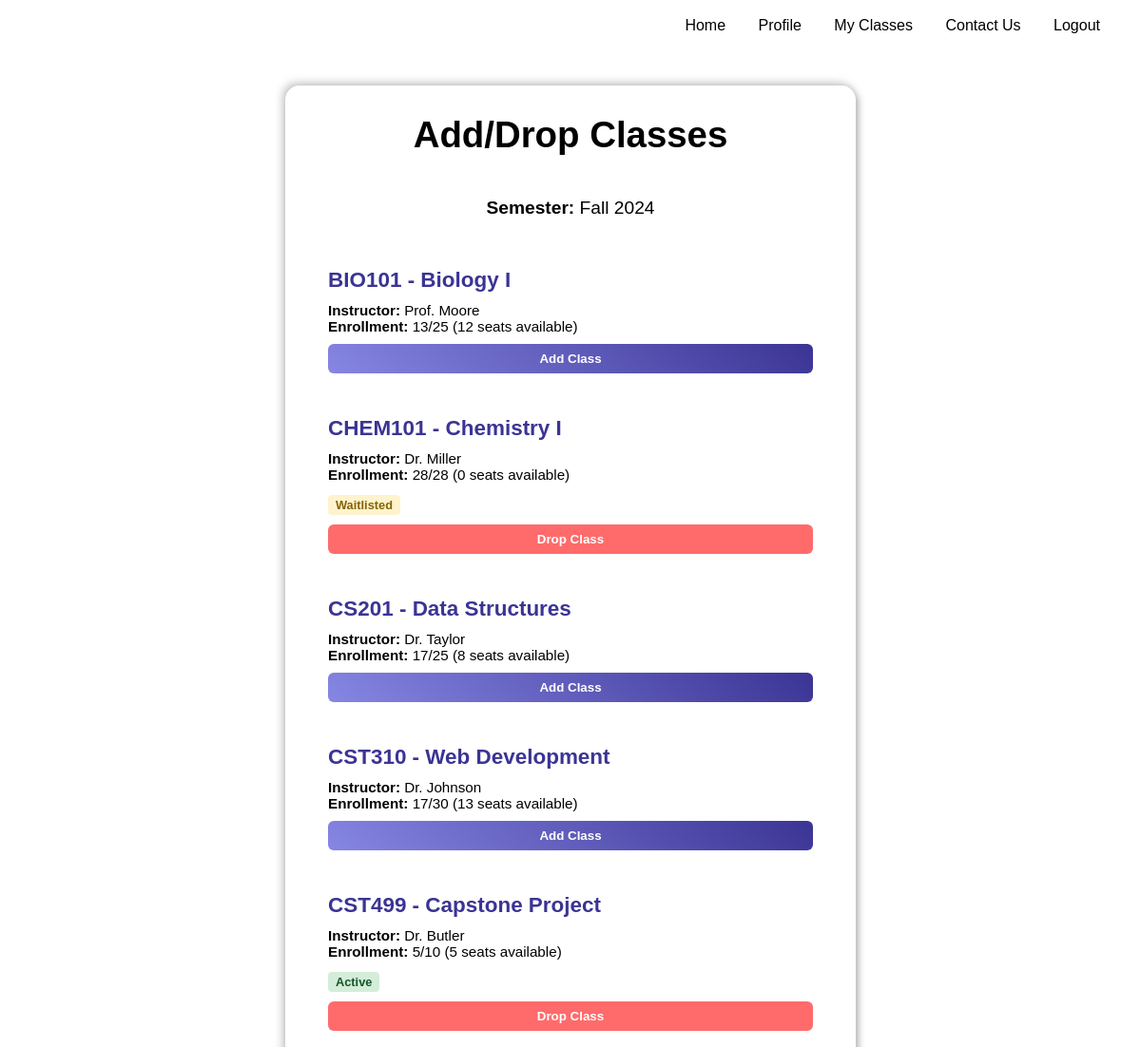
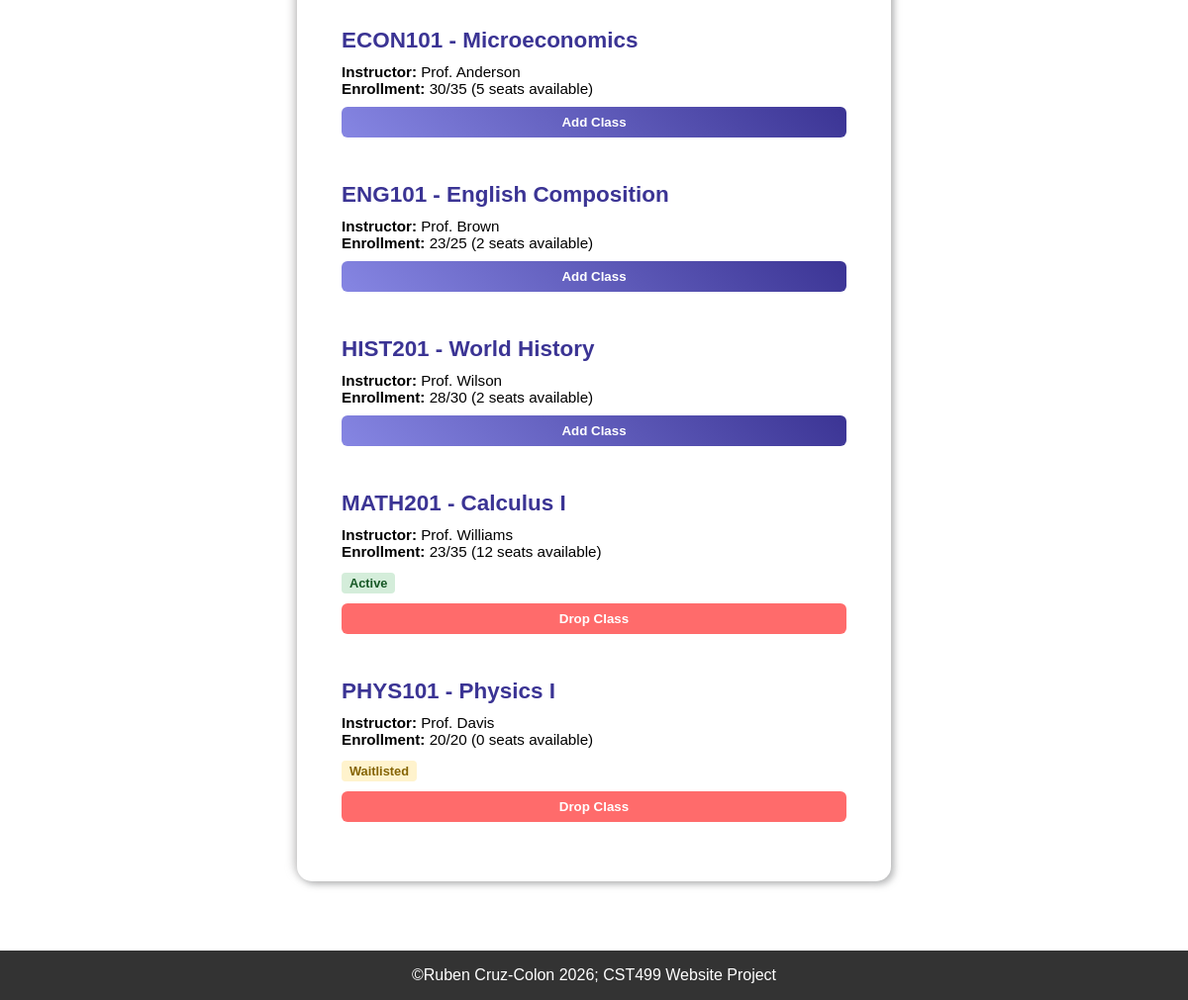
The app's page /pages/add_drop_classes.php (signed in) with its own data (2 pictures, top to bottom).
### tables this page shows
CREATE TABLE `classes` (
  `id` int(11) NOT NULL,
  `class_code` varchar(10) NOT NULL,
  `class_name` varchar(100) NOT NULL,
  `instructor_name` varchar(100) DEFAULT NULL,
  `capacity` int(11) DEFAULT NULL,
  `enrolled_count` int(11) DEFAULT 0,
  `semester` varchar(20) DEFAULT NULL
);

### pages/add_drop_classes.php (the view, shortened to what this page needs)
<?php
require __DIR__ . '/../config/connect.php';
$userID = $_SESSION['userID'];
try {
    $classStmt = $conn->prepare(
        'SELECT id, class_code, class_name, instructor_name, capacity, enrolled_count
         FROM classes
         WHERE semester = :semester
         ORDER BY class_code ASC'
    );
    $classStmt->execute([
        ':semester' => 'Fall 2024'
    ]);
    $all_classes = $classStmt->fetchAll(PDO::FETCH_ASSOC);
    $enrolledStmt = $conn->prepare(
        'SELECT class_id, status
         FROM enrollments
         WHERE user_id = :user_id'
    );
    $enrolledStmt->execute([
        ':user_id' => $userID
    ]);
    $enrolled_data = $enrolledStmt->fetchAll(PDO::FETCH_ASSOC);
    $enrolled_classes = [];
    foreach ($enrolled_data as $enrollment) {
        $enrolled_classes[$enrollment['class_id']] = $enrollment['status'];
    }
} catch (PDOException $e) {
    error_log($e->getMessage());
    echo 'A database error occurred.';
    exit;
}
?>
<!DOCTYPE html>
<html lang="en">
<head>
    <link rel="stylesheet" href="styles/styles.css">
</head>
<body>
    <div class="nav_header">
        <div class="nav">
            <a href="index.php">Home</a>
            <a href="profile.php">Profile</a>
            <a href="view_classes.php">My Classes</a>
            <a href="contact.php">Contact Us</a>
            <a href="../function/logout.php">Logout</a>
        </div>
    </div>
    <div class="main">
        <h1>Add/Drop Classes</h1>
        <br><br>
        <p><strong>Semester:</strong> Fall 2024</p>
        <br>
        <?php foreach ($all_classes as $class): ?>
            <?php
            $class_id = $class['id'];
            $is_enrolled = isset($enrolled_classes[$class_id]);
            $enrollment_status = $enrolled_classes[$class_id] ?? null;
            $seats_available = $class['capacity'] - $class['enrolled_count'];
            $is_full = $seats_available <= 0;
            ?>
            <div class="class-box">
                <h3><?= htmlspecialchars($class['class_code']) ?> - <?= htmlspecialchars($class['class_name']) ?></h3>
                <p>
                    <strong>Instructor:</strong> <?= htmlspecialchars($class['instructor_name']) ?><br>
                    <strong>Enrollment:</strong> <?= $class['enrolled_count'] ?>/<?= $class['capacity'] ?> (<?= $seats_available ?> seats available)
                </p>
                <?php if ($is_enrolled): ?>
                    <div class="status-badge status-<?= $enrollment_status ?>">
                        <?= ucfirst($enrollment_status) ?>
                    </div>
                <?php endif; ?>
                <div class="class-actions">
                    <?php if (!$is_enrolled): ?>
                        <form action="../function/_add_drop_handler.php" method="POST">
                            <button type="submit" class="btn-add" <?php if ($is_full): ?> title="Class is full. Join waitlist?"<?php endif; ?>>
                                <?php if ($is_full): ?>
                                    Join Waitlist
                                <?php else: ?>
                                    Add Class
                                <?php endif; ?>
                            </button>
                        </form>
                    <?php else: ?>
                        <form action="../function/_add_drop_handler.php" method="POST">
                            <button type="submit" class="btn-drop">Drop Class</button>
                        </form>
                    <?php endif; ?>
                </div>
            </div>
        <?php endforeach; ?>
    </div>
    <div class="footer">
        <p>©Ruben Cruz-Colon 2026; CST499 Website Project</p>
    </div>
</body>
</html>

### pages/styles/styles.css (style rules this page uses)
* { margin: 0; padding: 0; box-sizing: border-box; }
body { min-height: 100vh; width: 100%; font-family: Arial, sans-serif; background-image: url("https://wallpaperaccess.com/full/1414826.jpg"); background-size: cover; background-position: center; background-repeat: no-repeat; background-attachment: fixed; padding-top: 70px; padding-bottom: 100px; }
.main { width: 90%; max-width: 600px; margin: 20px auto; padding: 30px; background: rgba(255, 255, 255, 0.25); border-radius: 15px; backdrop-filter: blur(5px); box-shadow: -3px -3px 9px #aaa9a9a2, 3px 3px 7px rgba(147, 149, 151, 0.671); text-align: center; font-size: 1.2rem; color: black; }
.nav_header { position: fixed; top: 0; right: 0; background: rgba(255, 255, 255, 0.9); padding: 10px 20px; border-radius: 0 0 0 8px; z-index: 1000; }
.nav { padding: 0.5rem; text-align: center; }
.nav a { color: black; margin: 0 15px; text-decoration: none; }
::placeholder { color: black; }
button { margin: 10px; width: 100%; padding: 10px; border: none; border-radius: 8px; background: linear-gradient(45deg, #8686e3, #3b3494); color: #fff; font-weight: bold; cursor: pointer; }
.footer { text-align: center; position: fixed; left: 0; bottom: 0; width: 100%; padding: 1rem; background: #333; color: white; margin-top: 2rem; }
.class-box { background: rgba(255, 255, 255, 0.15); padding: 15px; margin: 15px 0; border-radius: 8px; text-align: left; }
.class-box h3 { margin: 0 0 10px 0; color: #3b3494; }
.class-box p { margin: 5px 0; font-size: 0.95rem; }
.class-actions { margin-top: 10px; display: flex; gap: 10px; }
.class-actions form { flex: 1; }
.class-actions button { width: 100%; padding: 8px; border: none; border-radius: 6px; font-weight: bold; margin: 0; }
.btn-add { background: linear-gradient(45deg, #8686e3, #3b3494); color: white; }
.btn-drop { background: #ff6b6b; color: white; }
.status-badge { display: inline-block; padding: 3px 8px; border-radius: 4px; font-size: 0.8rem; font-weight: bold; margin-top: 8px; }
.status-active { background: #d4edda; color: #155724; }
.status-waitlisted { background: #fff3cd; color: #856404; }

### records on screen
classes: class_code "BIO101", class_name "Biology I", instructor_name "Prof. Moore", enrolled_count "13", capacity "25", seats_available "12", shows "Add Class"
classes: class_code "CHEM101", class_name "Chemistry I", instructor_name "Dr. Miller", enrolled_count "28", capacity "28", seats_available "0", id "Waitlisted"
classes: class_code "CS201", class_name "Data Structures", instructor_name "Dr. Taylor", enrolled_count "17", capacity "25", seats_available "8", shows "Add Class"
classes: class_code "CST310", class_name "Web Development", instructor_name "Dr. Johnson", enrolled_count "17", capacity "30", seats_available "13", shows "Add Class"
classes: class_code "CST499", class_name "Capstone Project", instructor_name "Dr. Butler", enrolled_count "5", capacity "10", id "Active"
classes: class_code "ECON101", class_name "Microeconomics", instructor_name "Prof. Anderson", enrolled_count "30", capacity "35", seats_available "5", shows "Add Class"
classes: class_code "ENG101", class_name "English Composition", instructor_name "Prof. Brown", enrolled_count "23", capacity "25", seats_available "2", shows "Add Class"
classes: class_code "HIST201", class_name "World History", instructor_name "Prof. Wilson", enrolled_count "28", capacity "30", seats_available "2", shows "Add Class"
classes: class_code "MATH201", class_name "Calculus I", instructor_name "Prof. Williams", enrolled_count "23", capacity "35", seats_available "12", id "Active"
classes: class_code "PHYS101", class_name "Physics I", instructor_name "Prof. Davis", enrolled_count "20", capacity "20", seats_available "0", id "Waitlisted"
